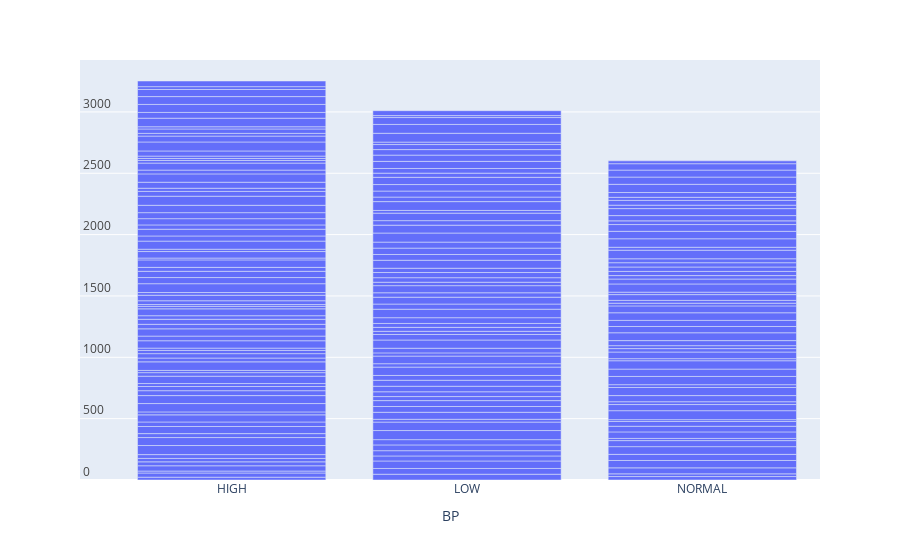

The notebook cell this image was saved under:
### Code cell
fig3=px.bar(df,x='BP',y='Age')    #here we create a movable y-axis that can be shifted as and when required 
fig3.update_yaxes(ticklabelposition="inside top",title=None)
fig3.show()

### Figure 1 — Plotly figure (JSON) as saved in the notebook; plotly's stock layout.template omitted (floating-point values rounded to 4 significant figures; data arrays with more than 128 entries replaced by an {"elided": "..."} marker saying what was removed)
{"data": [{"alignmentgroup": "True", "hovertemplate": "BP=%{x}<br>Age=%{y}<extra></extra>", "legendgroup": "", "marker": {"color": "#636efa", "pattern": {"shape": ""}}, "name": "", "offsetgroup": "", "orientation": "v", "showlegend": false, "textposition": "auto", "type": "bar", "x": {"elided": "200 str values"}, "xaxis": "x", "y": {"elided": "200 int values"}, "yaxis": "y"}], "layout": {"barmode": "relative", "legend": {"tracegroupgap": 0}, "margin": {"t": 60}, "xaxis": {"anchor": "y", "domain": [0, 1], "title": {"text": "BP"}}, "yaxis": {"anchor": "x", "domain": [0, 1], "ticklabelposition": "inside top", "title": {}}}}
